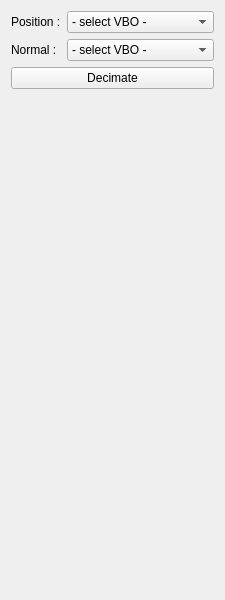
<?xml version="1.0" encoding="UTF-8"?>
<ui version="4.0">
 <class>Surface_Radiance_TabWidget</class>
 <widget class="QWidget" name="Surface_Radiance_TabWidget">
  <property name="geometry">
   <rect>
    <x>0</x>
    <y>0</y>
    <width>225</width>
    <height>600</height>
   </rect>
  </property>
  <property name="windowTitle">
   <string>Form</string>
  </property>
  <layout class="QGridLayout" name="gridLayout">
   <item row="3" column="1">
    <spacer name="verticalSpacer">
     <property name="orientation">
      <enum>Qt::Vertical</enum>
     </property>
     <property name="sizeHint" stdset="0">
      <size>
       <width>20</width>
       <height>40</height>
      </size>
     </property>
    </spacer>
   </item>
   <item row="0" column="0">
    <widget class="QLabel" name="label_2">
     <property name="text">
      <string>Position :</string>
     </property>
    </widget>
   </item>
   <item row="1" column="0">
    <widget class="QLabel" name="label_3">
     <property name="text">
      <string>Normal :</string>
     </property>
    </widget>
   </item>
   <item row="0" column="1">
    <widget class="QComboBox" name="combo_positionVBO">
     <property name="sizePolicy">
      <sizepolicy hsizetype="Expanding" vsizetype="Fixed">
       <horstretch>0</horstretch>
       <verstretch>0</verstretch>
      </sizepolicy>
     </property>
     <item>
      <property name="text">
       <string>- select VBO -</string>
      </property>
     </item>
    </widget>
   </item>
   <item row="1" column="1">
    <widget class="QComboBox" name="combo_normalVBO">
     <property name="sizePolicy">
      <sizepolicy hsizetype="Expanding" vsizetype="Fixed">
       <horstretch>0</horstretch>
       <verstretch>0</verstretch>
      </sizepolicy>
     </property>
     <item>
      <property name="text">
       <string>- select VBO -</string>
      </property>
     </item>
    </widget>
   </item>
   <item row="2" column="0" colspan="2">
    <widget class="QPushButton" name="button_decimate">
     <property name="text">
      <string>Decimate</string>
     </property>
    </widget>
   </item>
  </layout>
 </widget>
 <resources/>
 <connections/>
</ui>
